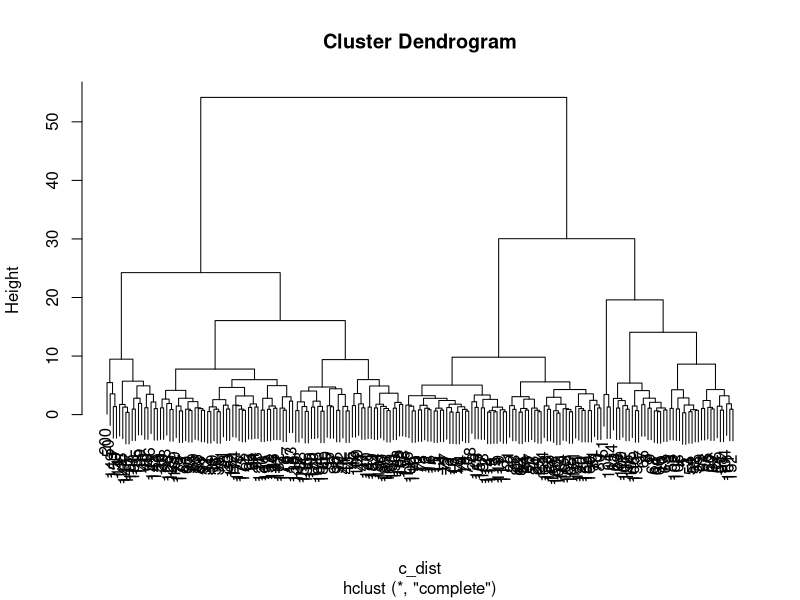
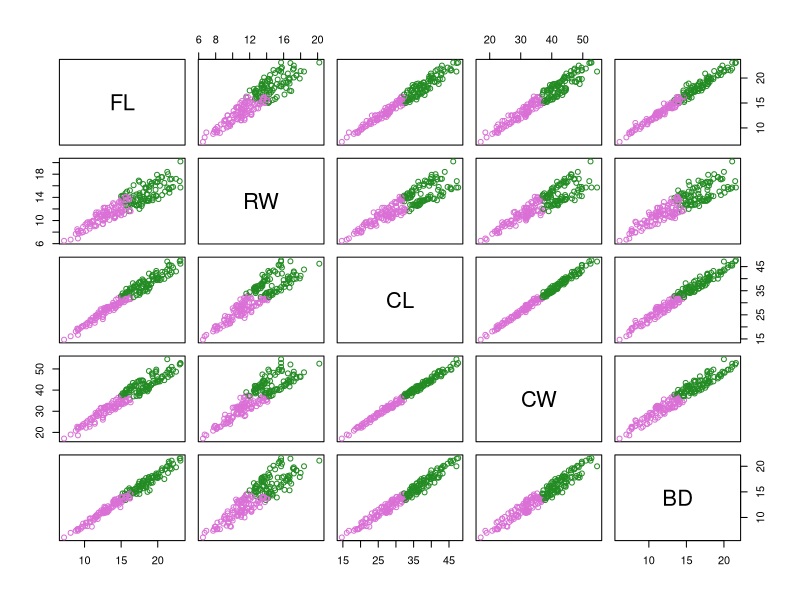
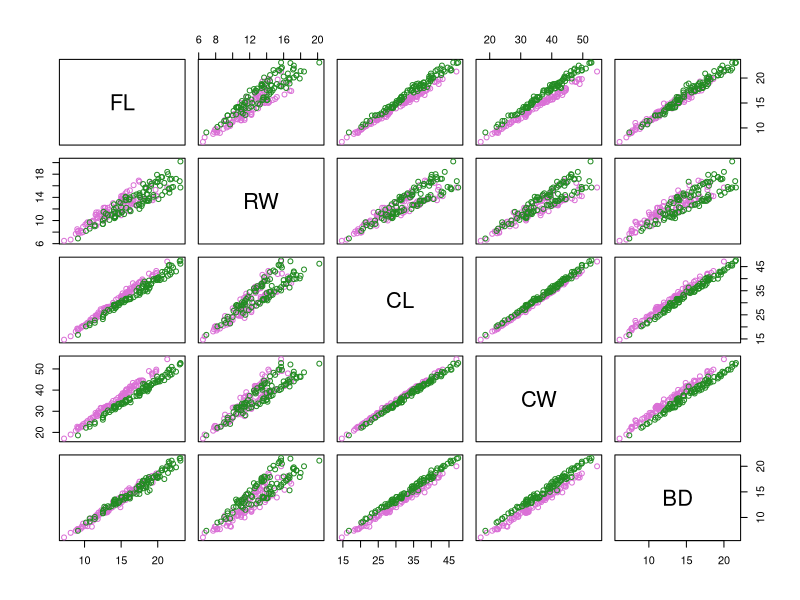
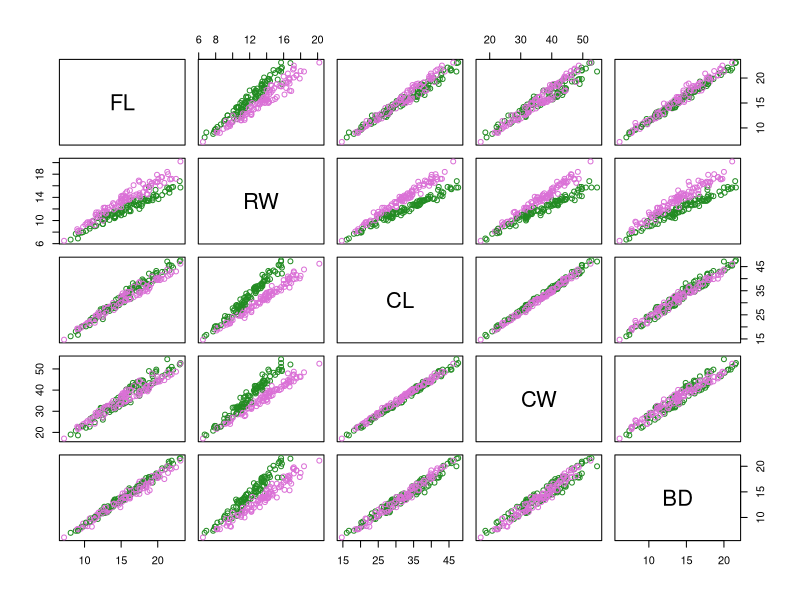
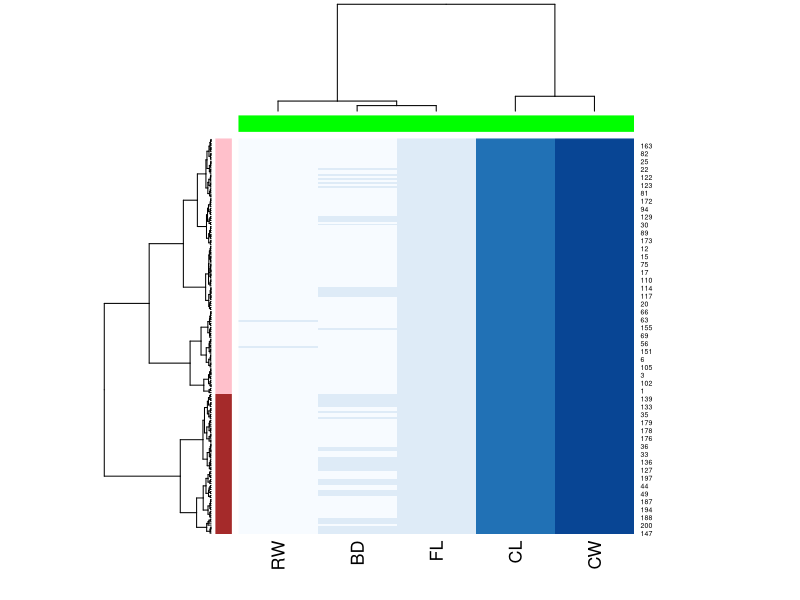
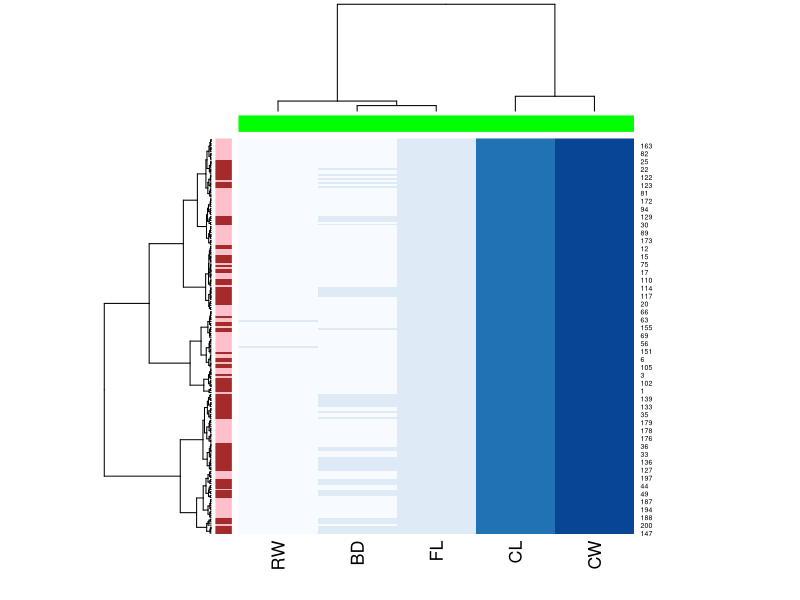

Write the R code that produced these figures, in order.
## ---- chunk 1
library(MASS)
data(crabs)
## ---- chunk 2
?crabs
head(crabs)
## ---- chunk 3
crabs_meas <-  crabs[,c("FL","RW","CL","CW","BD")]
## ---- chunk 4
c_dist <- dist(crabs_meas)
c_hclust <- hclust(c_dist)
plot(c_hclust)
## ---- chunk 5
c_clusters = cutree(c_hclust,k = 2)
## ---- chunk 6
pairs(
    crabs_meas, 
    col = c("orchid","forestgreen")[c_clusters]
)

pairs(
    crabs_meas, 
    col = c("orchid","forestgreen")[factor(crabs$sp)]
)

pairs(
    crabs_meas, 
    col = c("orchid","forestgreen")[factor(crabs$sex)]
)
## ---- chunk 7
h <- hclust(dist(crabs_meas),method="ward.D2")
c2 <- cutree(h,k=2)

hclust_fun <- function(x){
    f <- hclust(x, method = "ward.D2");
    return(f)
}

library(RColorBrewer)
heatmap(
    as.matrix(crabs_meas),
    hclustfun = hclust_fun,
    col = brewer.pal("Blues",n=8),
    RowSideColors = c("pink","brown")[c2], 
    ColSideColors = rep("green",5)
)
## ---- chunk 8
heatmap(
    as.matrix(crabs_meas),
    hclustfun = hclust_fun,
    col = brewer.pal("Blues",n=8),
    RowSideColors = c("pink","brown")[factor(crabs$sex)], 
    ColSideColors = rep("green",5)
)
